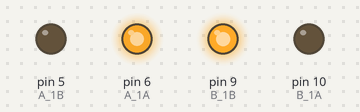
The sketch below on a simulated Arduino Uno, built with avr-gcc and run on an emulated ATmega328P. On the bench: output pins drawn as LEDs (lit = HIGH).

Above: at 5.05 s.
At 11.35 s:
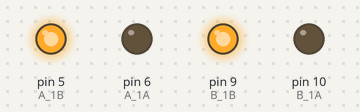
At 12.85 s:
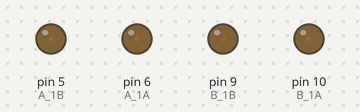
Timing chart, 0 to 15.3 s (numbered marks = the images above):
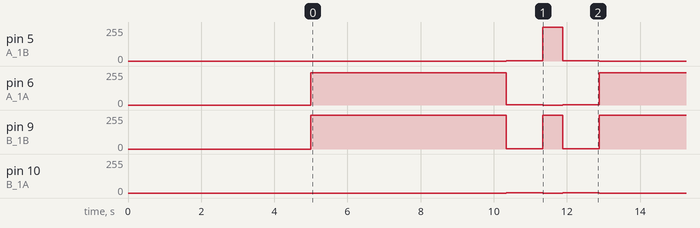

Measured:
- by itself, pin 5 (A_1B): repeats every 7.9 s: 255/255 0.55 s, 1/255 1.0 s, 0/255 5.3 s, 1/255 1.0 s
- by itself, pin 6 (A_1A): repeats every 7.9 s: 1/255 1.0 s, 0/255 0.55 s, 1/255 1.0 s, 243/255 5.3 s
- by itself, pin 9 (B_1B): repeats every 7.9 s: 1/255 1.0 s, 255/255 0.55 s, 1/255 1.0 s, 255/255 5.3 s
- by itself, pin 10 (B_1A): repeats every 7.9 s: 0/255 0.55 s, 1/255 1.0 s, 0/255 5.3 s, 1/255 1.0 s

The sketch:

square_path_follower.ino
```cpp
#include <Arduino.h>

// Motor driver pins
const int A_1B = 5;   // Motor A (right) - reverse
const int A_1A = 6;   // Motor A (right) - forward
const int B_1B = 9;   // Motor B (left)  - forward
const int B_1A = 10;  // Motor B (left)  - reverse

// Calibration: per-motor PWM offset to compensate for motor mismatch
const int RIGHT_FWD_TRIM  = 12;  // right motor runs faster than left going forward
const int RIGHT_BACK_TRIM = 5;   // right motor trim when reversing

// Full speed PWM
const int FULL_SPEED = 255;

// Timings (ms)
const unsigned long START_DELAY_MS = 5000;  // time to place robot before first lap
const unsigned long FORWARD_MS     = 5338;  // one side of the square
const unsigned long TURN_MS        = 550;   // 90 degree in-place turn
const unsigned long PAUSE_MS       = 1000;  // settle time between motions

const int SIDES_PER_LAP = 4;

// Function prototypes
void moveForward(int speed);
void moveBackward(int speed);
void turnRight();
void turnLeft();
void stopMove();
void driveSide();
void turnRightAndSettle();

void setup() {
  pinMode(A_1B, OUTPUT);
  pinMode(A_1A, OUTPUT);
  pinMode(B_1B, OUTPUT);
  pinMode(B_1A, OUTPUT);

  delay(START_DELAY_MS);
}

void loop() {
  // One lap = 4 sides, each followed by a 90 degree right turn.
  // The final turn returns the robot to its starting heading so the
  // next lap begins correctly.
  for (int side = 0; side < SIDES_PER_LAP; side++) {
    driveSide();
    turnRightAndSettle();
  }
}

// Path segments
void driveSide() {
  moveForward(FULL_SPEED);
  delay(FORWARD_MS);
  stopMove();
  delay(PAUSE_MS);
}

void turnRightAndSettle() {
  turnRight();
  delay(TURN_MS);
  stopMove();
  delay(PAUSE_MS);
}

// Motor control
void moveForward(int speed) {
  analogWrite(A_1B, 0);
  analogWrite(A_1A, speed - RIGHT_FWD_TRIM);  // right motor offset
  analogWrite(B_1B, speed);
  analogWrite(B_1A, 0);
}

void moveBackward(int speed) {
  analogWrite(A_1B, speed - RIGHT_BACK_TRIM); // right motor offset
  analogWrite(A_1A, 0);
  analogWrite(B_1B, 0);
  analogWrite(B_1A, speed);
}

void turnRight() {
  analogWrite(A_1B, FULL_SPEED);
  analogWrite(A_1A, 0);
  analogWrite(B_1B, FULL_SPEED);
  analogWrite(B_1A, 0);
}

void turnLeft() {
  analogWrite(A_1B, 0);
  analogWrite(A_1A, FULL_SPEED);
  analogWrite(B_1B, 0);
  analogWrite(B_1A, FULL_SPEED);
}

void stopMove() {
  analogWrite(A_1B, 1);
  analogWrite(A_1A, 1);
  analogWrite(B_1B, 1);
  analogWrite(B_1A, 1);
}
```
